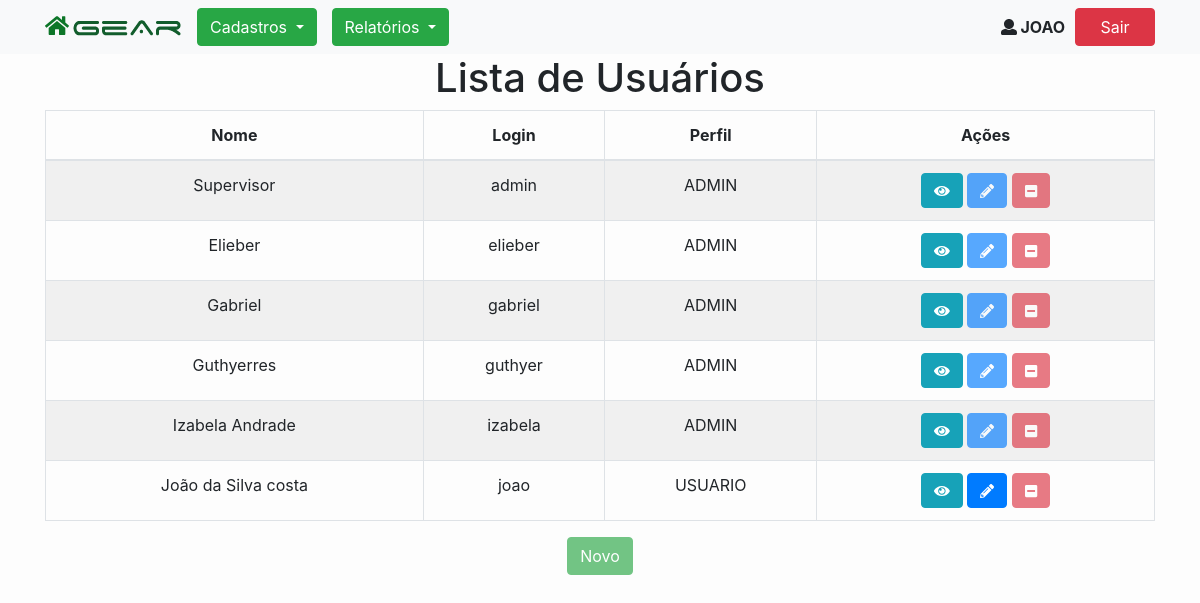
The page /usuario-lista (signed in) on the database its author committed.
### tables this page shows
CREATE TABLE `tb_usuario` (
  `id` int(11) NOT NULL AUTO_INCREMENT,
  `nome` varchar(60) NOT NULL,
  `login` varchar(10) NOT NULL,
  `senha` varchar(5) DEFAULT NULL,
  `perfil` enum('ADMIN','USUARIO') NOT NULL,
  `ativo` tinyint(4) NOT NULL,
  `cnpj_empresa` varchar(14) NOT NULL,
  PRIMARY KEY (`id`)
);

### UsuarioBO.php (called while the page is built, shortened)
<?php
require_once'Usuario.php';
class UsuarioBO {
    static function findAllActive(){
        $cnpj = $_SESSION['login']['cnpj_empresa'];
        $sql = "SELECT * FROM tb_usuario WHERE cnpj_empresa = :cnpj_empresa AND ativo = true ORDER BY login";
        $DB = db_connect();
        $stmt = $DB->prepare($sql);
        $stmt->bindParam(':cnpj_empresa', $cnpj);
        $stmt->execute();
        return $stmt->fetchAll(PDO::FETCH_CLASS, 'Usuario');
    }
}

### Usuario.php (called while the page is built, shortened)
<?php
class Usuario {
    private $id;
    private $nome;
    private $login;
    private $perfil;
    public function getId()
    {
        return $this->id;
    }
    public function getNome()
    {
        return $this->nome;
    }
    public function getLogin()
    {
        return $this->login;
    }
    public function getPerfil()
    {
        return $this->perfil;
    }
}

### helpers.php (called while the page is built, shortened)
<?php
function estaLogado()
{
    return true;
}
function adminLogado(){
    return false;
}

### usuario-lista.php (the view, shortened to what this page needs)
<?php
    include('header.php');
    require_once('UsuarioBO.php');
    $usuarios = UsuarioBO::findAllActive();
?>
<div class="container">
    <h1>Lista de Usuários</h1>
  <table class="table-fixed table table-striped table-bordered">
            <thead>
                <tr>
                    <th>Nome</th>
                    <th>Login</th>
                    <th>Perfil</th>
                    <th>Ações</th>
                </tr>
            </thead>
            <tbody>
                    <?php foreach ($usuarios as $usuario):?>
                    <tr>
                        <td><?=$usuario->getNome()?></td>
                        <td><?=$usuario->getLogin()?></td>
                        <td><?=$usuario->getPerfil()?></td>
                        <td>
                            <form action="#" method="post">
                                <button class="tooltip btn btn-info" type="submit" formaction="usuario-form-visualizacao.php?id=<?=$usuario->getId()?>">
                                    <i class="fas fa-eye"></i>
                                </button>
                                <button  class="tooltip btn btn-primary
                                    <?php
                                        if(!adminLogado() && $_SESSION['login']['usuario'] != $usuario->getLogin()):
                                            echo "disabled" ?>" <?php echo "disabled";
                                        endif;?> type="submit" formaction="usuario-form-alteracao.php?id=<?=$usuario->getId()?>">
                                    <i class="fas fa-pencil-alt"></i>
                                </button>
                                <button class="tooltip btn btn-danger
                                    <?php
                                        if(adminLogado() && $_SESSION['login']['usuario'] == $usuario->getLogin()):
                                            echo "disabled" ?>" <?php echo "disabled";
                                        elseif (!adminLogado()):
                                            echo "disabled" ?>" <?php echo "disabled";
                                        endif;?>
                                        type="submit"
                                        onclick="return confirm('Confirma a suspensão deste usuário?')"
                                        formaction="usuario-acao-suspender.php?id=<?=$usuario->getId()?>">
                                    <i class="fas fa-minus-square"></i>
                                </button>
                            </form>
                        </td>
                    </tr>
                <?php endforeach;?>
                 </tbody>
        </table>
    </div>
<div class="container">
    <input type="button"  value="Novo" onclick="window.location.href='usuario-form-cadastro.php';" class="btn btn-success
    <?php
        if(!adminLogado()):
            echo"disabled";?> " <?php echo"disabled";
        else:
            ?> "
        <?php endif;?> />
</div>
<?php include('footer.php')?>

### css/fa-svg-with-js.css (style rules this page uses)
svg:not(:root).svg-inline--fa { overflow: visible; }
.svg-inline--fa { display: inline-block; font-size: inherit; height: 1em; overflow: visible; vertical-align: -.125em; }
.svg-inline--fa.fa-w-14 { width: 0.875em; }
.svg-inline--fa.fa-w-16 { width: 1em; }
.svg-inline--fa.fa-w-18 { width: 1.125em; }

### css/style.css (style rules this page uses)
body { text-align: center; background-color: #fdfdfd; }
.disabled { cursor: default; }
.tooltip { position: relative; display: inline-block; opacity: 1; }

### rows shown on the page
tb_usuario: nome "Supervisor", login "admin", perfil "ADMIN"
tb_usuario: nome "Elieber", login "elieber", perfil "ADMIN"
tb_usuario: nome "Gabriel", login "gabriel", perfil "ADMIN"
tb_usuario: nome "Guthyerres", login "guthyer", perfil "ADMIN"
tb_usuario: nome "Izabela Andrade", login "izabela", perfil "ADMIN"
tb_usuario: nome "João da Silva costa", login "joao", perfil "USUARIO"

### other values the page prints
$_SESSION['login']['usuario'] "JOAO"
